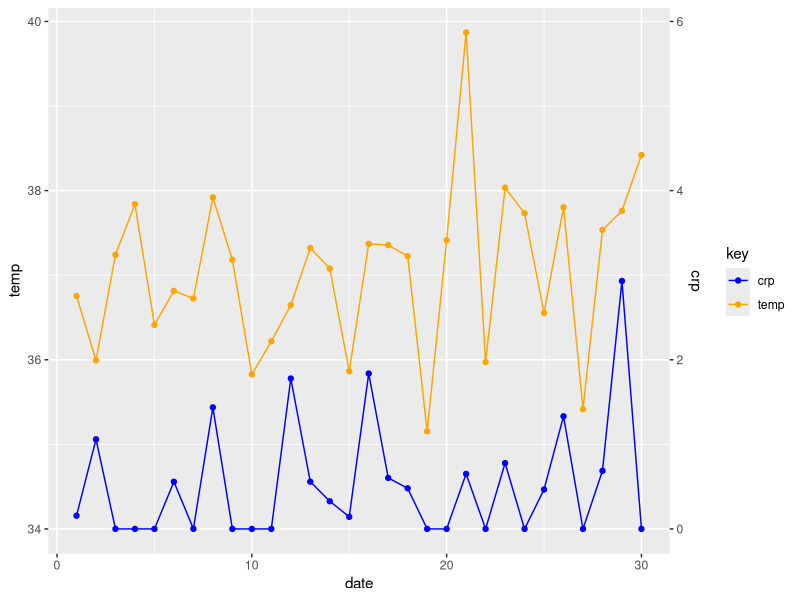
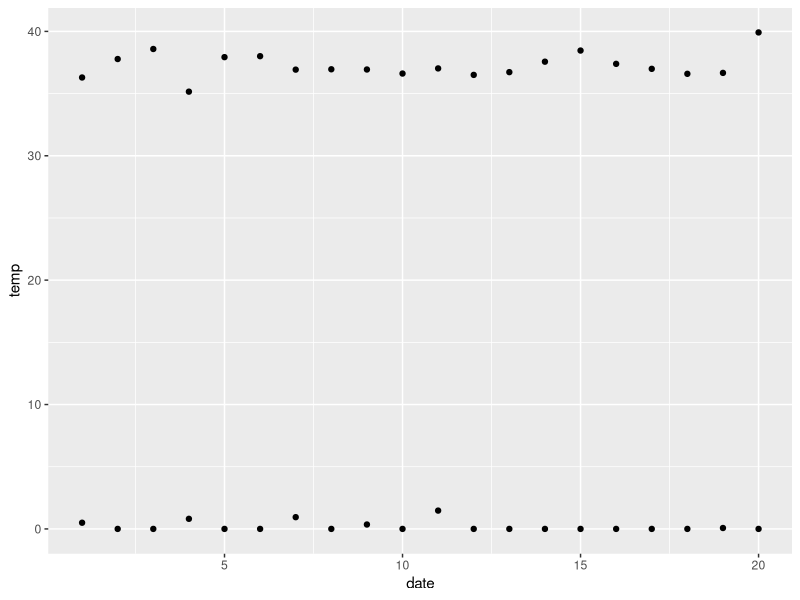
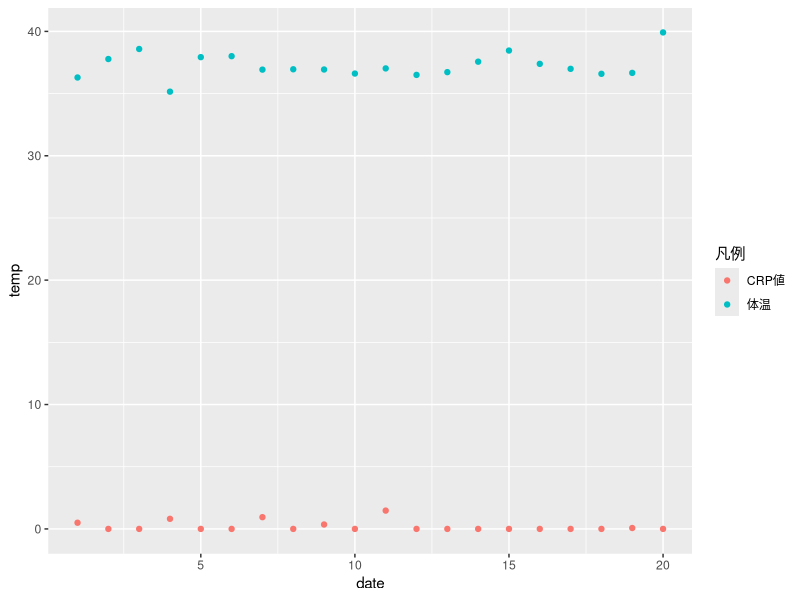
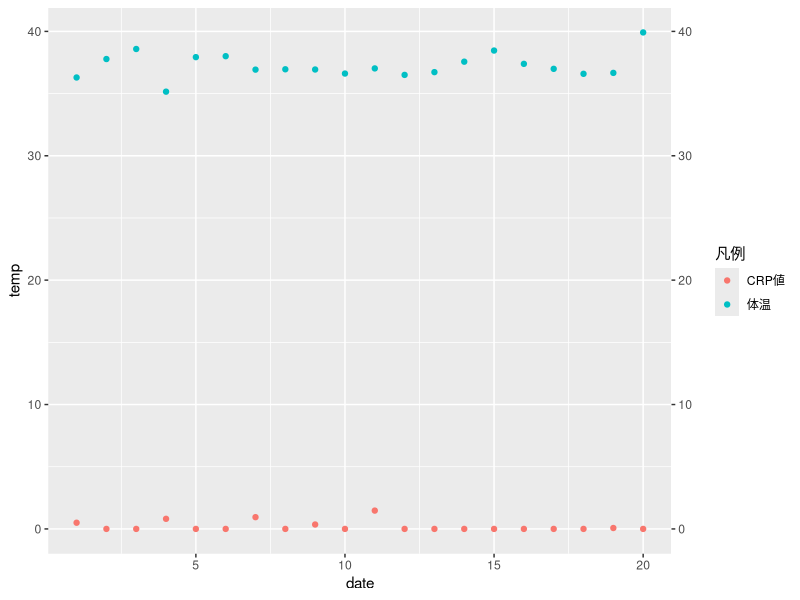
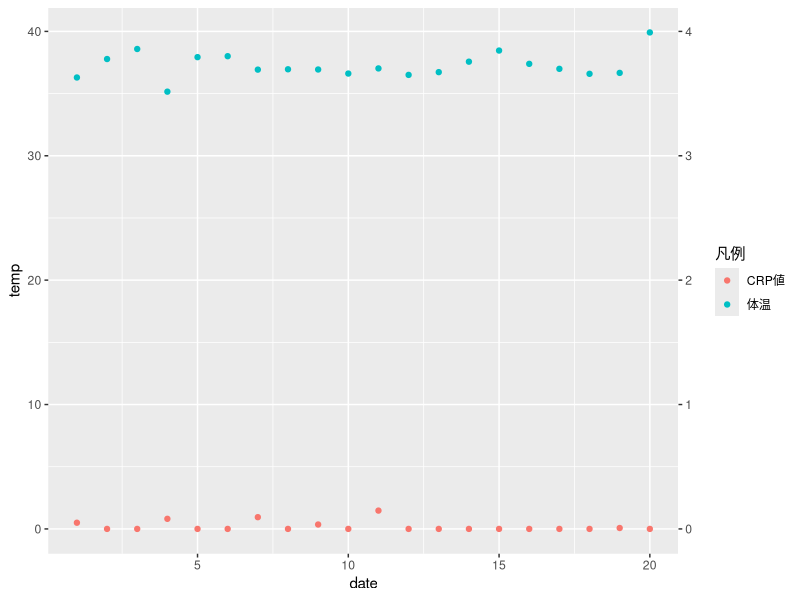
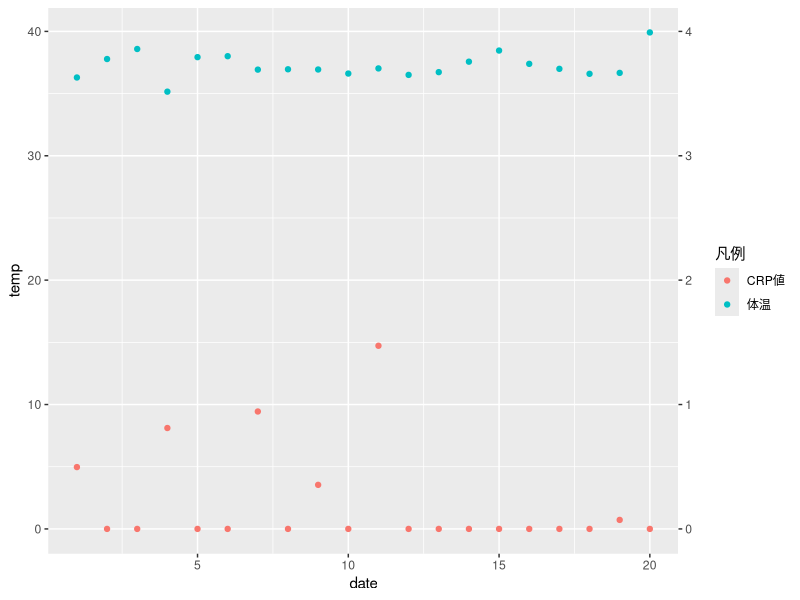
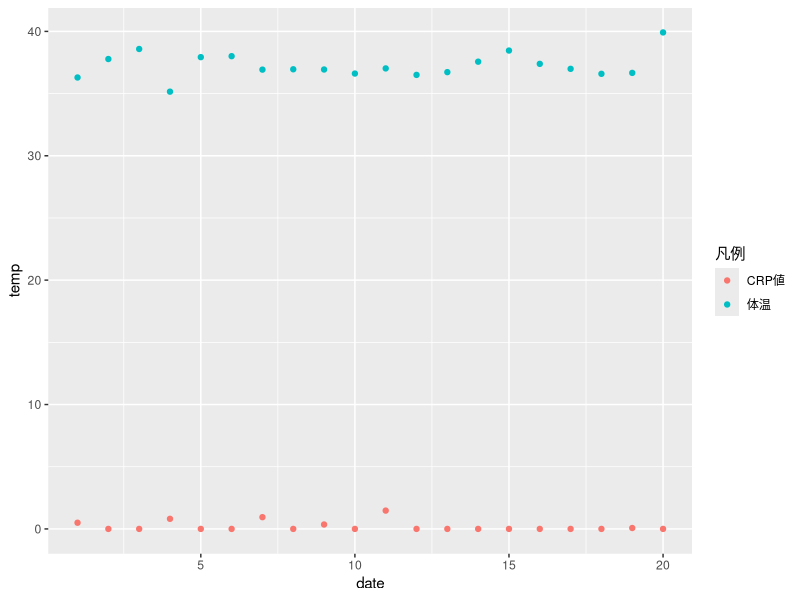
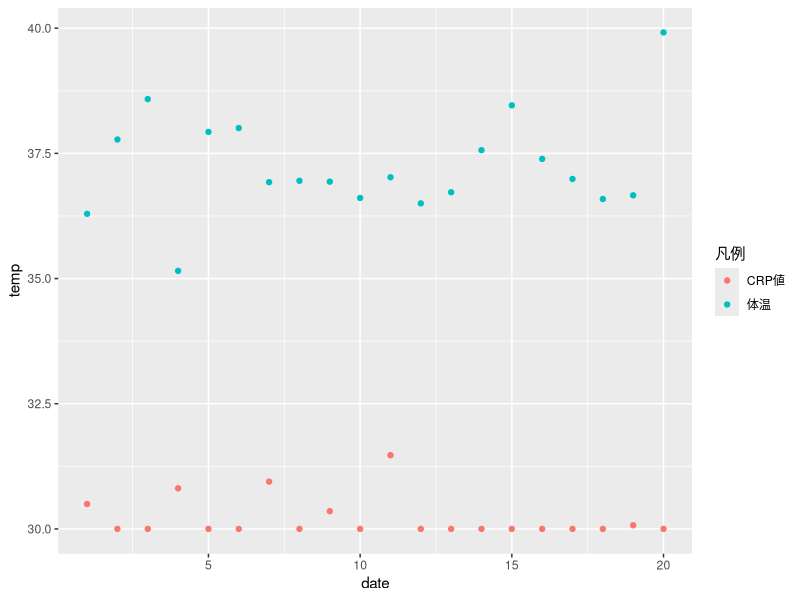

Write the R code that produced these figures, in order.
#gen dat ==================

library(tidyverse)

set.seed(1000)
dat <- tibble(
  date = c(1:30),
  temp = rnorm(n = 30, mean = 37.2),
  crp  = 0.01 * temp + rnorm(30,0,1)
) %>% 
  mutate(crp = if_else(crp < 0, 0, crp))

dat

#ここでは架空データの生成について、上記を
#解説していきます。ただ、あまり興味がない
#という方は、上のスクリプトを写経していただいて
#そこででてきた結果を利用してもらうでも
#よいと考えます。

#上のスクリプトを日本語でかくと、

set.seed(1000)
#ランダムの要素をとりあえず固定するよ。

dat <- tibble(
  date = c(1:30),
  temp = rnorm(n = 30, mean = 37.2),
  crp  = 0.01 * temp + rnorm(30,0,1)
) %>% 
  mutate(crp = if_else(crp < 0, 0, crp))

#tibble関数で、データフレームをつくるよ
# 1列目：dateという名前で、数字は1:30を
# 2列目



#final plot example ========================
mult <- 1
addit <- 34
cols <- c("temp" = "orange", "crp" = "blue")

ggplot(dat) + 
  geom_line(aes(x = date, y = temp, color = "temp")) +
  geom_point(aes(x = date, y = temp, color = "temp")) +
  geom_line(aes(x = date, y = (crp * mult) + addit, color = "crp")) + 
  geom_point(aes(x = date, y = (crp * mult) + addit, color = "crp")) +
  scale_y_continuous(
    sec.axis = sec_axis(name = "crp", trans = ~{(. - addit) /mult})
  ) +
  scale_color_manual(name="key", values = cols)
  
#-----------------Lecture ------------------------------------
#031 ON POWERPOINT-----------------------------
#032 ------------------------------------------
# データ作成---------------------------------
library(tidyverse)
#では、2軸の設定を行っていきます。
#今回、データは体温とCRPという「てい」で話をすすめます。
#が、組み込みのデータで良いものが見当たらないので・・・

#作りましょう！
tibble()
tibble(a = c(1,2,3,4,5), b = c("a","i","u","e","o"))

#という風にtibble関数に変数名=ベクトルと指定してあげることで
#tibbleを作ることができます。

#また、

rnorm(n = 10, mean = 20, sd = 1)

#rnorm関数で、10個の平均20、
#標準偏差1に従うデータをランダムに生成する
#こともできるので、今回はこの機能を利用してデータを生成してみます。

#出来上がるデータのイメージは、
#日数：1-20日
#体温：平均37.5で標準偏差1の正規分布に従ってランダムに
#     決まる
#CRP：体温の0.01倍を基準に、平均0で標準偏差1の正規分布分だけ
#    「ずれる」
#　 （もしマイナスの値になったら0とする）

#というものになります。
#このデータ自分で作って見ましょう！








#033 ------------------------------------------
#日数：1-20日
#体温：平均37.5で標準偏差1の正規分布に従ってランダムに
#     決まる
#CRP：体温の0.01倍を基準に、平均0で標準偏差1の正規分布分だけ
#    「ずれる」
#　 （もしマイナスの値になったら0とする）

set.seed(1234)
dat <- tibble(
  date = c(1:20),
  temp = rnorm(n = 20, mean = 37.5, sd = 1),
  crp  = (temp*0.01) + rnorm(20,0,1)
) %>% 
  mutate(crp = if_else(crp < 0, 0, crp))








#尚、rnorm関数はランダムに数字を生成するため
#毎回結果が変わります。
#これをそろえたい場合は、set.seedという関数を一緒に実行
#してあげることで同じ値が毎回生成されるようになります。

#034-------------------------------------------------
#グラフを書いてみる-------------------------------------
#では、作成したdatデータを使って、
#geom_pointを使ったグラフを書いてみましょう











ggplot(dat) + 
  geom_point(aes(x = date, y = temp)) + 
  geom_point(aes(x = date, y = crp))

#どうでしょうか?
#とりあえず、上下に分かれて、変化の関係をみたいという
#場合には、ちょっとつらいかなという感じですね？

#また、色分けもされていないので、どっちがどっちかわからない感じ
#なので、次のように変えてみて下さい。

ggplot(dat, aes(x = date)) + 
  geom_point(aes(y = temp, color = "体温")) + 
  geom_point(aes(y = crp, color = "CRP値")) +
  scale_color_discrete(name="凡例")

#どうでしょうか?
#これまで、colorには、変数名を入れていましたが、
#今回のように軸を重ねるケースでは、aes内のcolorに
#文字列をいれて、色を分けることが可能です。
#そしてscale_color_discreteのnameに凡例の
#タイトルをいれている形になります

#035------------------------------------------------
#ON POWER POINT

#036----------------------------------------------
#2軸目を作ってみる-----------------------------------------------
#ここからは2軸目をつくっていきます。

ggplot(dat, aes(x = date)) + 
  geom_point(aes(y = temp, color = "体温")) + 
  geom_point(aes(y = crp, color = "CRP値")) +
  scale_color_discrete(name="凡例") +
  scale_y_continuous(sec.axis = sec_axis(trans = ~{.}))

#scale_y_continuousはy軸でかつ連続変数の場合に関する軸を
#いじくる場合に利用する関数です
#sec.axis = sec_axis(trans = ~{.})
#で  2軸目の軸の値をこの指定で変換する

#という形になります。
#では、2軸目の値をとりあえず、1/10にしてみましょう！









ggplot(dat, aes(x = date)) + 
  geom_point(aes(y = temp, color = "体温")) + 
  geom_point(aes(y = crp, color = "CRP値")) +
  scale_color_discrete(name="凡例") +
  scale_y_continuous(sec.axis = sec_axis(trans = ~{./10}))


#ついで、データが変換されていないので、CRPの値を10倍にしてみましょう










ggplot(dat, aes(x = date)) + 
  geom_point(aes(y = temp, color = "体温")) + 
  geom_point(aes(y = crp*10, color = "CRP値")) +
  scale_color_discrete(name="凡例") +
  scale_y_continuous(sec.axis = sec_axis(trans = ~{./10}))

#どうでしょうか？
#こでまでCRPで見えていなかった変化を捉えることができるように
#なりましたか？

#二軸目のぷちチャレンジ-----------------------------------------
#ぷちチャレンジ：CRPは見やすくなりましたが、
#今度は軸1の体温の変化が捉えにくくありませんか?
#これを、例えば、1軸を30-40の範囲、2軸を今の0-4の範囲に
#治めることはできそうですか？












#037---------------------------------------------------
#答え：
#まずは、1軸の表示を30-40の範囲に収めるために、
#crpの点を体温に近づけて（平行移動）から、
#変換するというイメージです

ggplot(dat, aes(x = date)) + 
  geom_point(aes(y = temp, color = "体温")) + 
  geom_point(aes(y = crp, color = "CRP値")) +
  scale_color_discrete(name="凡例")

#まず、全体を30に近づけます（平行移動）

ggplot(dat, aes(x = date)) + 
  geom_point(aes(y = temp, color = "体温")) + 
  geom_point(aes(y = crp + 30, color = "CRP値")) +
  scale_color_discrete(name="凡例")

#コピーした軸を作成
ggplot(dat, aes(x = date)) + 
  geom_point(aes(y = temp, color = "体温")) + 
  geom_point(aes(y = crp + 30, color = "CRP値")) +
  scale_color_discrete(name="凡例") +
  scale_y_continuous(sec.axis = sec_axis(trans = ~{.}))

#2軸目の下を0に設定
ggplot(dat, aes(x = date)) + 
  geom_point(aes(y = temp, color = "体温")) + 
  geom_point(aes(y = crp + 30, color = "CRP値")) +
  scale_color_discrete(name="凡例") +
  scale_y_continuous(sec.axis = sec_axis(trans = ~{. - 30}))

#2軸目の上を4に設定: 
#軸は現在、0から10になっているので、2.5で割りましょう。、
#注意点はcrpの値の変換の順番です。
#　2.5*(crp + 30)は大間違いです。
#　(2.5 * crp) + 30 にしないとまったく見当違いの値になります。
#イメージとしては、点の移動は、1軸目の値に変換するようにしてあげる
#ということになります

ggplot(dat, aes(x = date)) + 
  geom_point(aes(y = temp, color = "体温")) + 
  geom_point(aes(y = (2.5*crp) + 30, color = "CRP値")) +
  scale_color_discrete(name="凡例") +
  scale_y_continuous(sec.axis = sec_axis(trans = ~{(. - 30)/2.5}))

#できました！
#あと、軸にラベルをつけておきましょう

ggplot(dat, aes(x = date)) + 
  geom_point(aes(y = temp, color = "体温")) + 
  geom_point(aes(y = (2*crp) + 30, color = "CRP値")) +
  scale_color_discrete(name="凡例") +
  scale_y_continuous(name = "体温[C°]",
                     sec.axis = sec_axis(name = "CRP",
                                         trans = ~{(. - 30)/2}))

#038-----------------------------------------------------
#関数化してみる------------------------------------------------
#本筋とはずれますが
#微調整をしたい場合のテクニックを紹介しておきます

#今回、点の移動と軸の変換を試行錯誤しながら試みましたが
#「2回以上同じコードを書く場合は関数化」する
#ことをおすすめします。

#Rで自作関数を作る方法を簡単に紹介しますと。
# 関数名 <- function(argument){ 内容 }
# という形になります。
#たとえば、

teinei <- function(word){
  string <- str_c("御", word, "様")
  return(string)
}

teinei("犬")
teinei("猫")
teinei("猿")

#のような感じです。

#今回のグラフも、

sikousakugo <- function(heikou, bai, nyuryoku_data){
  gg <- ggplot(nyuryoku_data, aes(x = date)) + 
    geom_point(aes(y = temp, color = "体温")) + 
    geom_point(aes(y = (bai*crp) + heikou, color = "CRP値")) +
    scale_color_discrete(name="凡例") +
    scale_y_continuous(name = "体温[C°]",
                       sec.axis = sec_axis(name = "CRP",
                                           trans = ~{(. - heikou)/bai}))
  return(gg)
  
}

sikousakugo(30,2,dat)
sikousakugo(30,1.5,dat)
sikousakugo(35,3,dat)

